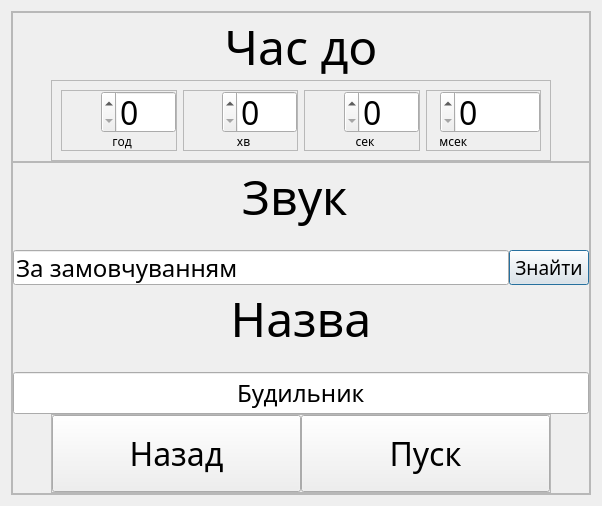
<?xml version="1.0" encoding="UTF-8"?>
<ui version="4.0">
 <class>addAlarmsMenu</class>
 <widget class="QDialog" name="addAlarmsMenu">
  <property name="geometry">
   <rect>
    <x>0</x>
    <y>0</y>
    <width>602</width>
    <height>506</height>
   </rect>
  </property>
  <property name="windowTitle">
   <string>Add timers or alarms</string>
  </property>
  <layout class="QGridLayout" name="gridLayout">
   <item row="1" column="0">
    <widget class="QFrame" name="frame_3">
     <property name="maximumSize">
      <size>
       <width>16777215</width>
       <height>500</height>
      </size>
     </property>
     <property name="frameShape">
      <enum>QFrame::StyledPanel</enum>
     </property>
     <property name="frameShadow">
      <enum>QFrame::Raised</enum>
     </property>
     <layout class="QGridLayout" name="gridLayout_2">
      <property name="leftMargin">
       <number>0</number>
      </property>
      <property name="topMargin">
       <number>0</number>
      </property>
      <property name="rightMargin">
       <number>0</number>
      </property>
      <property name="bottomMargin">
       <number>0</number>
      </property>
      <property name="spacing">
       <number>0</number>
      </property>
      <item row="0" column="0">
       <layout class="QVBoxLayout" name="verticalLayout_5">
        <item>
         <widget class="QFrame" name="frame_5">
          <property name="maximumSize">
           <size>
            <width>16777215</width>
            <height>150</height>
           </size>
          </property>
          <property name="frameShape">
           <enum>QFrame::StyledPanel</enum>
          </property>
          <property name="frameShadow">
           <enum>QFrame::Raised</enum>
          </property>
          <layout class="QVBoxLayout" name="verticalLayout_3">
           <property name="spacing">
            <number>0</number>
           </property>
           <property name="leftMargin">
            <number>0</number>
           </property>
           <property name="topMargin">
            <number>0</number>
           </property>
           <property name="rightMargin">
            <number>0</number>
           </property>
           <property name="bottomMargin">
            <number>0</number>
           </property>
           <item>
            <layout class="QVBoxLayout" name="verticalLayout">
             <item>
              <widget class="QLabel" name="setTime">
               <property name="font">
                <font>
                 <family>Montserrat</family>
                 <pointsize>36</pointsize>
                 <bold>false</bold>
                </font>
               </property>
               <property name="tabletTracking">
                <bool>false</bool>
               </property>
               <property name="text">
                <string>Час до</string>
               </property>
               <property name="alignment">
                <set>Qt::AlignCenter</set>
               </property>
              </widget>
             </item>
             <item>
              <layout class="QHBoxLayout" name="horizontalLayout">
               <property name="topMargin">
                <number>0</number>
               </property>
               <item>
                <widget class="QFrame" name="frame">
                 <property name="sizePolicy">
                  <sizepolicy hsizetype="Fixed" vsizetype="Preferred">
                   <horstretch>0</horstretch>
                   <verstretch>0</verstretch>
                  </sizepolicy>
                 </property>
                 <property name="minimumSize">
                  <size>
                   <width>500</width>
                   <height>0</height>
                  </size>
                 </property>
                 <property name="maximumSize">
                  <size>
                   <width>500</width>
                   <height>16777215</height>
                  </size>
                 </property>
                 <property name="frameShape">
                  <enum>QFrame::StyledPanel</enum>
                 </property>
                 <property name="frameShadow">
                  <enum>QFrame::Raised</enum>
                 </property>
                 <layout class="QHBoxLayout" name="horizontalLayout_2">
                  <item>
                   <widget class="QFrame" name="frame_7">
                    <property name="layoutDirection">
                     <enum>Qt::RightToLeft</enum>
                    </property>
                    <property name="frameShape">
                     <enum>QFrame::StyledPanel</enum>
                    </property>
                    <property name="frameShadow">
                     <enum>QFrame::Raised</enum>
                    </property>
                    <layout class="QVBoxLayout" name="verticalLayout_6">
                     <property name="spacing">
                      <number>0</number>
                     </property>
                     <property name="leftMargin">
                      <number>0</number>
                     </property>
                     <property name="topMargin">
                      <number>0</number>
                     </property>
                     <property name="rightMargin">
                      <number>0</number>
                     </property>
                     <property name="bottomMargin">
                      <number>0</number>
                     </property>
                     <item>
                      <widget class="QSpinBox" name="spinBoxHours">
                       <property name="sizePolicy">
                        <sizepolicy hsizetype="Maximum" vsizetype="Preferred">
                         <horstretch>0</horstretch>
                         <verstretch>0</verstretch>
                        </sizepolicy>
                       </property>
                       <property name="minimumSize">
                        <size>
                         <width>75</width>
                         <height>0</height>
                        </size>
                       </property>
                       <property name="maximumSize">
                        <size>
                         <width>75</width>
                         <height>16777215</height>
                        </size>
                       </property>
                       <property name="font">
                        <font>
                         <family>Montserrat</family>
                         <pointsize>24</pointsize>
                        </font>
                       </property>
                      </widget>
                     </item>
                     <item>
                      <widget class="QLabel" name="labelHours">
                       <property name="font">
                        <font>
                         <family>Montserrat</family>
                        </font>
                       </property>
                       <property name="text">
                        <string>  год</string>
                       </property>
                       <property name="alignment">
                        <set>Qt::AlignCenter</set>
                       </property>
                      </widget>
                     </item>
                    </layout>
                   </widget>
                  </item>
                  <item>
                   <widget class="QFrame" name="frame_8">
                    <property name="layoutDirection">
                     <enum>Qt::RightToLeft</enum>
                    </property>
                    <property name="frameShape">
                     <enum>QFrame::StyledPanel</enum>
                    </property>
                    <property name="frameShadow">
                     <enum>QFrame::Raised</enum>
                    </property>
                    <layout class="QVBoxLayout" name="verticalLayout_7">
                     <property name="spacing">
                      <number>0</number>
                     </property>
                     <property name="leftMargin">
                      <number>0</number>
                     </property>
                     <property name="topMargin">
                      <number>0</number>
                     </property>
                     <property name="rightMargin">
                      <number>0</number>
                     </property>
                     <property name="bottomMargin">
                      <number>0</number>
                     </property>
                     <item>
                      <widget class="QSpinBox" name="spinBoxMinutes">
                       <property name="sizePolicy">
                        <sizepolicy hsizetype="Maximum" vsizetype="Preferred">
                         <horstretch>0</horstretch>
                         <verstretch>0</verstretch>
                        </sizepolicy>
                       </property>
                       <property name="minimumSize">
                        <size>
                         <width>75</width>
                         <height>0</height>
                        </size>
                       </property>
                       <property name="maximumSize">
                        <size>
                         <width>75</width>
                         <height>16777215</height>
                        </size>
                       </property>
                       <property name="font">
                        <font>
                         <family>Montserrat</family>
                         <pointsize>24</pointsize>
                        </font>
                       </property>
                      </widget>
                     </item>
                     <item>
                      <widget class="QLabel" name="labelMinutes">
                       <property name="font">
                        <font>
                         <family>Montserrat</family>
                        </font>
                       </property>
                       <property name="text">
                        <string>  хв</string>
                       </property>
                       <property name="alignment">
                        <set>Qt::AlignCenter</set>
                       </property>
                      </widget>
                     </item>
                    </layout>
                   </widget>
                  </item>
                  <item>
                   <widget class="QFrame" name="frame_9">
                    <property name="layoutDirection">
                     <enum>Qt::RightToLeft</enum>
                    </property>
                    <property name="frameShape">
                     <enum>QFrame::StyledPanel</enum>
                    </property>
                    <property name="frameShadow">
                     <enum>QFrame::Raised</enum>
                    </property>
                    <layout class="QVBoxLayout" name="verticalLayout_8">
                     <property name="spacing">
                      <number>0</number>
                     </property>
                     <property name="leftMargin">
                      <number>0</number>
                     </property>
                     <property name="topMargin">
                      <number>0</number>
                     </property>
                     <property name="rightMargin">
                      <number>0</number>
                     </property>
                     <property name="bottomMargin">
                      <number>0</number>
                     </property>
                     <item>
                      <widget class="QSpinBox" name="spinBoxSeconds">
                       <property name="sizePolicy">
                        <sizepolicy hsizetype="Maximum" vsizetype="Preferred">
                         <horstretch>0</horstretch>
                         <verstretch>0</verstretch>
                        </sizepolicy>
                       </property>
                       <property name="minimumSize">
                        <size>
                         <width>75</width>
                         <height>0</height>
                        </size>
                       </property>
                       <property name="maximumSize">
                        <size>
                         <width>75</width>
                         <height>16777215</height>
                        </size>
                       </property>
                       <property name="font">
                        <font>
                         <family>Montserrat</family>
                         <pointsize>24</pointsize>
                        </font>
                       </property>
                      </widget>
                     </item>
                     <item>
                      <widget class="QLabel" name="labelSeconds">
                       <property name="font">
                        <font>
                         <family>Montserrat</family>
                        </font>
                       </property>
                       <property name="text">
                        <string>  сек</string>
                       </property>
                       <property name="alignment">
                        <set>Qt::AlignCenter</set>
                       </property>
                      </widget>
                     </item>
                    </layout>
                   </widget>
                  </item>
                  <item>
                   <widget class="QFrame" name="frame_10">
                    <property name="layoutDirection">
                     <enum>Qt::RightToLeft</enum>
                    </property>
                    <property name="frameShape">
                     <enum>QFrame::StyledPanel</enum>
                    </property>
                    <property name="frameShadow">
                     <enum>QFrame::Raised</enum>
                    </property>
                    <layout class="QVBoxLayout" name="verticalLayout_9">
                     <property name="spacing">
                      <number>0</number>
                     </property>
                     <property name="leftMargin">
                      <number>0</number>
                     </property>
                     <property name="topMargin">
                      <number>0</number>
                     </property>
                     <property name="rightMargin">
                      <number>0</number>
                     </property>
                     <property name="bottomMargin">
                      <number>0</number>
                     </property>
                     <item>
                      <widget class="QSpinBox" name="spinBoxMiliseconds">
                       <property name="sizePolicy">
                        <sizepolicy hsizetype="Maximum" vsizetype="Preferred">
                         <horstretch>0</horstretch>
                         <verstretch>0</verstretch>
                        </sizepolicy>
                       </property>
                       <property name="minimumSize">
                        <size>
                         <width>100</width>
                         <height>0</height>
                        </size>
                       </property>
                       <property name="maximumSize">
                        <size>
                         <width>100</width>
                         <height>16777215</height>
                        </size>
                       </property>
                       <property name="font">
                        <font>
                         <family>Montserrat</family>
                         <pointsize>24</pointsize>
                        </font>
                       </property>
                      </widget>
                     </item>
                     <item>
                      <widget class="QLabel" name="labelMiliseconds">
                       <property name="font">
                        <font>
                         <family>Montserrat</family>
                        </font>
                       </property>
                       <property name="text">
                        <string>    мсек</string>
                       </property>
                       <property name="alignment">
                        <set>Qt::AlignLeading|Qt::AlignLeft|Qt::AlignVCenter</set>
                       </property>
                      </widget>
                     </item>
                    </layout>
                   </widget>
                  </item>
                 </layout>
                </widget>
               </item>
              </layout>
             </item>
            </layout>
           </item>
          </layout>
         </widget>
        </item>
        <item>
         <widget class="QFrame" name="frame_4">
          <property name="maximumSize">
           <size>
            <width>16777215</width>
            <height>350</height>
           </size>
          </property>
          <property name="frameShape">
           <enum>QFrame::StyledPanel</enum>
          </property>
          <property name="frameShadow">
           <enum>QFrame::Raised</enum>
          </property>
          <layout class="QVBoxLayout" name="verticalLayout_2">
           <property name="spacing">
            <number>0</number>
           </property>
           <property name="leftMargin">
            <number>0</number>
           </property>
           <property name="topMargin">
            <number>0</number>
           </property>
           <property name="rightMargin">
            <number>0</number>
           </property>
           <property name="bottomMargin">
            <number>0</number>
           </property>
           <item>
            <layout class="QVBoxLayout" name="verticalLayout_4">
             <item>
              <widget class="QLabel" name="Sound">
               <property name="font">
                <font>
                 <family>Montserrat</family>
                 <pointsize>36</pointsize>
                </font>
               </property>
               <property name="text">
                <string>Звук </string>
               </property>
               <property name="alignment">
                <set>Qt::AlignCenter</set>
               </property>
              </widget>
             </item>
             <item>
              <spacer name="verticalSpacer_2">
               <property name="orientation">
                <enum>Qt::Vertical</enum>
               </property>
               <property name="sizeType">
                <enum>QSizePolicy::Fixed</enum>
               </property>
               <property name="sizeHint" stdset="0">
                <size>
                 <width>20</width>
                 <height>20</height>
                </size>
               </property>
              </spacer>
             </item>
             <item>
              <layout class="QHBoxLayout" name="horizontalLayout_9">
               <property name="topMargin">
                <number>0</number>
               </property>
               <property name="bottomMargin">
                <number>0</number>
               </property>
               <item>
                <widget class="QLineEdit" name="findSoundPath">
                 <property name="sizePolicy">
                  <sizepolicy hsizetype="Expanding" vsizetype="Minimum">
                   <horstretch>0</horstretch>
                   <verstretch>0</verstretch>
                  </sizepolicy>
                 </property>
                 <property name="minimumSize">
                  <size>
                   <width>0</width>
                   <height>30</height>
                  </size>
                 </property>
                 <property name="font">
                  <font>
                   <family>Montserrat</family>
                   <pointsize>18</pointsize>
                  </font>
                 </property>
                 <property name="text">
                  <string>За замовчуванням</string>
                 </property>
                 <property name="alignment">
                  <set>Qt::AlignLeading|Qt::AlignLeft|Qt::AlignVCenter</set>
                 </property>
                </widget>
               </item>
               <item>
                <widget class="QPushButton" name="findSoundButton">
                 <property name="maximumSize">
                  <size>
                   <width>16777215</width>
                   <height>35</height>
                  </size>
                 </property>
                 <property name="font">
                  <font>
                   <family>Montserrat</family>
                   <pointsize>14</pointsize>
                  </font>
                 </property>
                 <property name="text">
                  <string>Знайти</string>
                 </property>
                </widget>
               </item>
              </layout>
             </item>
             <item>
              <widget class="QLabel" name="labelTimerName">
               <property name="font">
                <font>
                 <family>Montserrat</family>
                 <pointsize>36</pointsize>
                 <bold>false</bold>
                </font>
               </property>
               <property name="tabletTracking">
                <bool>false</bool>
               </property>
               <property name="focusPolicy">
                <enum>Qt::ClickFocus</enum>
               </property>
               <property name="whatsThis">
                <string comment="max 36 symols"/>
               </property>
               <property name="text">
                <string>Назва</string>
               </property>
               <property name="alignment">
                <set>Qt::AlignCenter</set>
               </property>
              </widget>
             </item>
             <item>
              <spacer name="verticalSpacer">
               <property name="orientation">
                <enum>Qt::Vertical</enum>
               </property>
               <property name="sizeType">
                <enum>QSizePolicy::Fixed</enum>
               </property>
               <property name="sizeHint" stdset="0">
                <size>
                 <width>20</width>
                 <height>20</height>
                </size>
               </property>
              </spacer>
             </item>
             <item>
              <layout class="QHBoxLayout" name="horizontalLayout_4">
               <property name="topMargin">
                <number>0</number>
               </property>
               <item>
                <widget class="QLineEdit" name="timerName">
                 <property name="sizePolicy">
                  <sizepolicy hsizetype="Expanding" vsizetype="Minimum">
                   <horstretch>0</horstretch>
                   <verstretch>0</verstretch>
                  </sizepolicy>
                 </property>
                 <property name="font">
                  <font>
                   <family>Montserrat</family>
                   <pointsize>18</pointsize>
                  </font>
                 </property>
                 <property name="inputMask">
                  <string notr="true"/>
                 </property>
                 <property name="text">
                  <string>Будильник</string>
                 </property>
                 <property name="alignment">
                  <set>Qt::AlignCenter</set>
                 </property>
                </widget>
               </item>
              </layout>
             </item>
            </layout>
           </item>
           <item>
            <layout class="QHBoxLayout" name="horizontalLayout_5">
             <property name="sizeConstraint">
              <enum>QLayout::SetDefaultConstraint</enum>
             </property>
             <item>
              <widget class="QFrame" name="frame_2">
               <property name="maximumSize">
                <size>
                 <width>500</width>
                 <height>16777215</height>
                </size>
               </property>
               <property name="frameShape">
                <enum>QFrame::StyledPanel</enum>
               </property>
               <property name="frameShadow">
                <enum>QFrame::Raised</enum>
               </property>
               <layout class="QHBoxLayout" name="horizontalLayout_3">
                <property name="spacing">
                 <number>0</number>
                </property>
                <property name="leftMargin">
                 <number>0</number>
                </property>
                <property name="topMargin">
                 <number>0</number>
                </property>
                <property name="rightMargin">
                 <number>0</number>
                </property>
                <property name="bottomMargin">
                 <number>0</number>
                </property>
                <item>
                 <widget class="QPushButton" name="backButton">
                  <property name="sizePolicy">
                   <sizepolicy hsizetype="Minimum" vsizetype="Minimum">
                    <horstretch>0</horstretch>
                    <verstretch>0</verstretch>
                   </sizepolicy>
                  </property>
                  <property name="font">
                   <font>
                    <family>Montserrat</family>
                    <pointsize>24</pointsize>
                   </font>
                  </property>
                  <property name="text">
                   <string>Назад</string>
                  </property>
                 </widget>
                </item>
                <item>
                 <widget class="QPushButton" name="startTimersButton">
                  <property name="sizePolicy">
                   <sizepolicy hsizetype="Minimum" vsizetype="Minimum">
                    <horstretch>0</horstretch>
                    <verstretch>0</verstretch>
                   </sizepolicy>
                  </property>
                  <property name="font">
                   <font>
                    <family>Montserrat</family>
                    <pointsize>24</pointsize>
                   </font>
                  </property>
                  <property name="text">
                   <string>Пуск</string>
                  </property>
                 </widget>
                </item>
               </layout>
              </widget>
             </item>
            </layout>
           </item>
          </layout>
         </widget>
        </item>
       </layout>
      </item>
     </layout>
    </widget>
   </item>
  </layout>
 </widget>
 <resources/>
 <connections/>
</ui>
